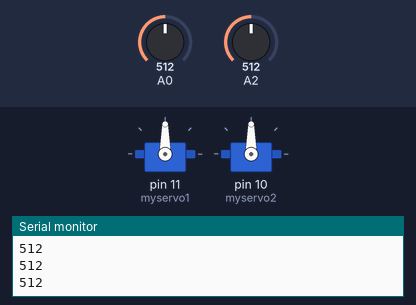
This sketch was run on a simulated Arduino Uno, built with avr-gcc and run on an emulated ATmega328P. Shown: 2 × servo, the last lines printed to the serial monitor. The inputs (shaded band) are chosen by the test bench; at power-on: A0 = 512, A2 = 512.

Above: at 1.2 s.
1.3 s: A0 set to 716
At 2.0 s:
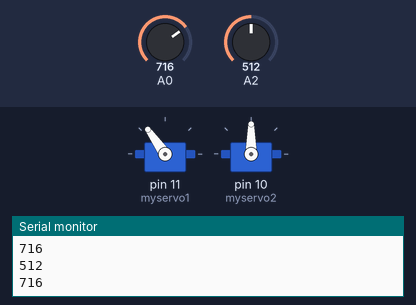
2.8 s: A2 set to 716
At 4.0 s:
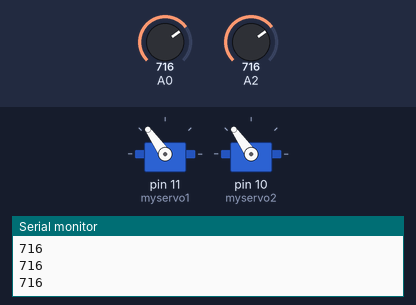
4.3 s: A0 set to 900
At 5.3 s:
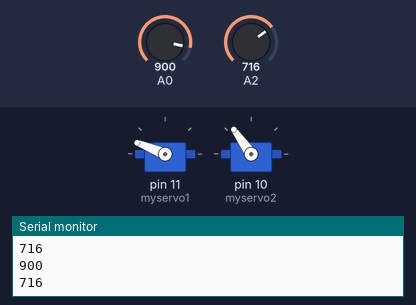
5.8 s: A2 set to 511
At 6.4 s:
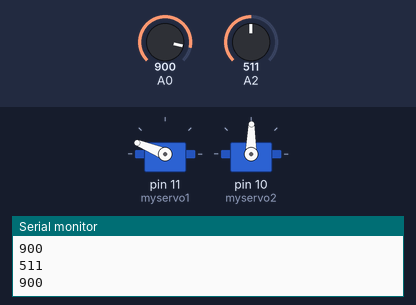
7.3 s: A0 set to 1023
At 7.9 s:
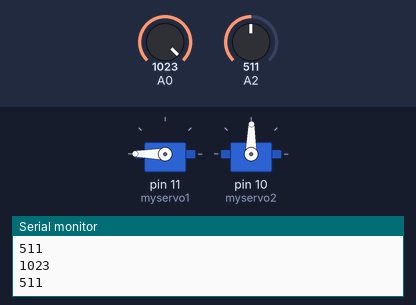
8.8 s: A2 set to 306
At 9.7 s:
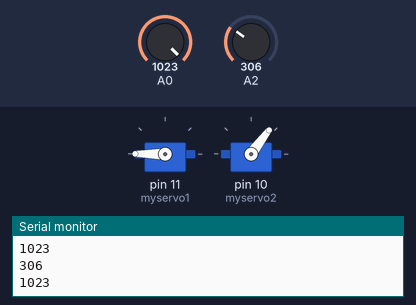
Timing chart, 0 to 11.3 s (numbered marks = the images above; inputs shaded):
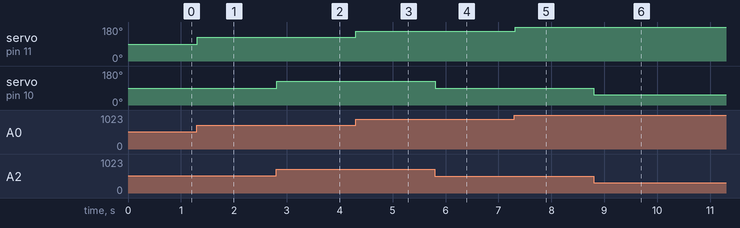

The sketch:

S2I_TP_SOLARIUS_code_test_Saintf_lix.ino
```cpp
#include <Servo.h>

Servo myservo1;
Servo myservo2;

int pos1 = 0;
int pos2 = 0;


void setup()
{

  myservo1.attach(11);// attache les cervomoteurs à la bonne pin
  myservo2.attach(10);
  Serial.begin(9600);
}

void loop()
{
  // put your main code here, to run repeatedly:
  pos1 = analogRead(0);
  Serial.println(pos1);
  pos1 = map(pos1,0,1023,0,180); //lis la valeur du potentiomètre et remet à l'échelle pour le servo
  myservo1.write(pos1); // donne la position voulue au servo
   pos2 = analogRead(2);
  Serial.println(pos2);
  pos2 = map(pos2,0,1023,0,180);
  myservo2.write(pos2);

}
```

Measured:
- after the input at 1.3 s, servo on pin 11 (myservo1): 90° → 125° at once
- after the input at 2.8 s, servo on pin 10 (myservo2): 90° → 125° at once
- after the input at 4.3 s, servo on pin 11 (myservo1): 125° → 158° at once
- after the input at 5.8 s, servo on pin 10 (myservo2): 125° → 89° at once
- after the input at 7.3 s, servo on pin 11 (myservo1): 158° → 180° at once
- after the input at 8.8 s, servo on pin 10 (myservo2): 89° → 53° at once
